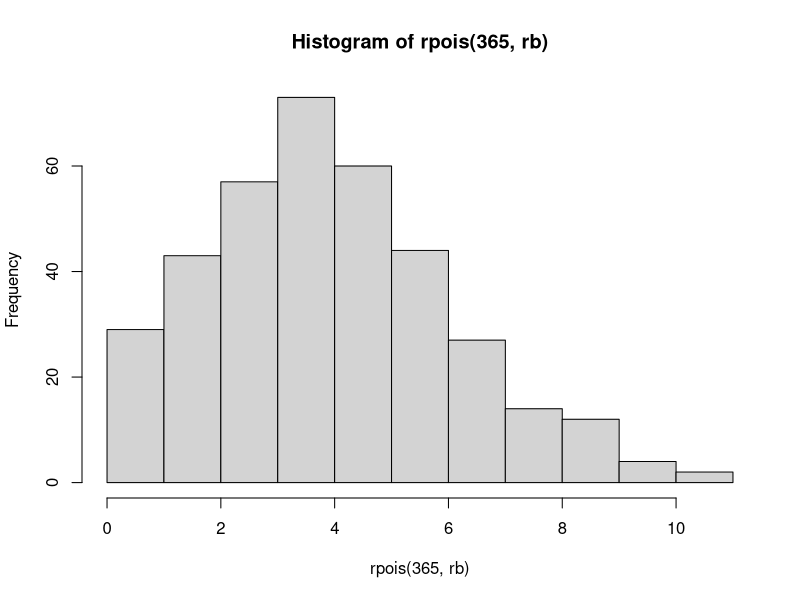

Generate this figure with R:
rb = 4.5

# 3.a
n = 6
res = dpois(n, rb)
res

# 3.b
hist(rpois(365, rb))

# 3.c

#3.D
Rataan = rb
Rataan

Varian = rb
Varian
